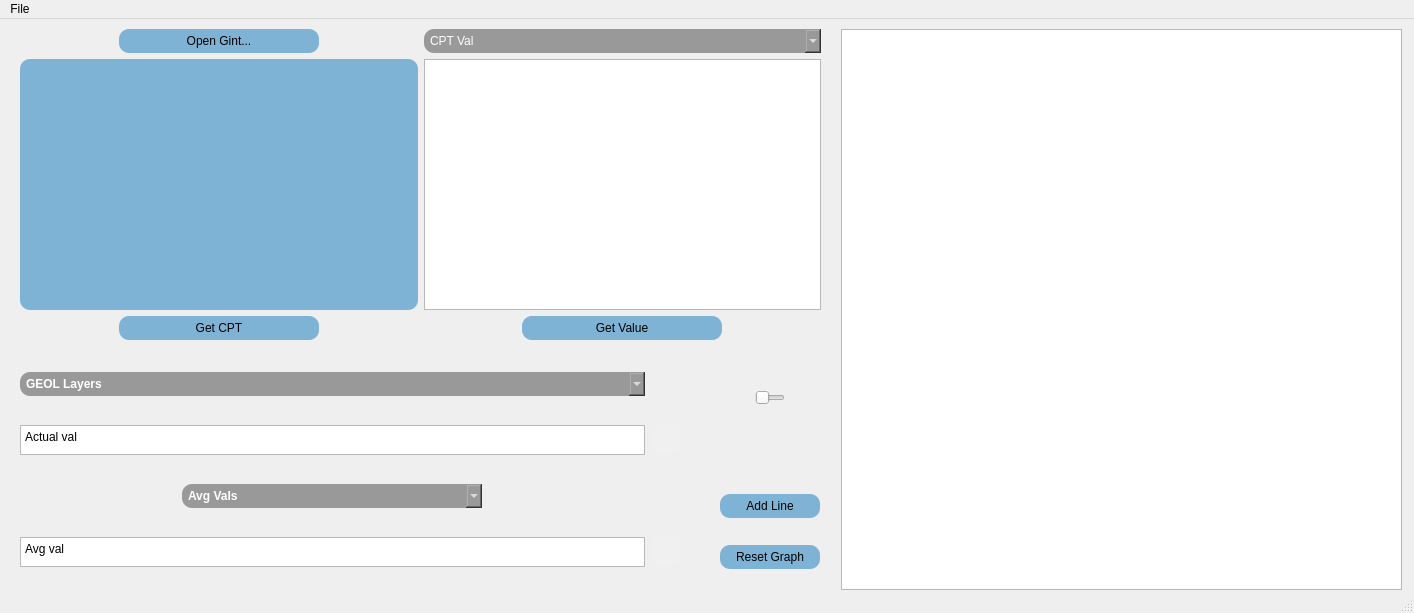
<?xml version="1.0" encoding="UTF-8"?>
<ui version="4.0">
 <class>MainWindow</class>
 <widget class="QMainWindow" name="MainWindow">
  <property name="geometry">
   <rect>
    <x>0</x>
    <y>0</y>
    <width>1414</width>
    <height>613</height>
   </rect>
  </property>
  <property name="sizePolicy">
   <sizepolicy hsizetype="Expanding" vsizetype="Expanding">
    <horstretch>0</horstretch>
    <verstretch>0</verstretch>
   </sizepolicy>
  </property>
  <property name="windowTitle">
   <string>AVG CPT Data</string>
  </property>
  <property name="windowIcon">
   <iconset>
    <normaloff>images/icon.ico</normaloff>images/icon.ico</iconset>
  </property>
  <widget class="QWidget" name="centralwidget">
   <property name="sizePolicy">
    <sizepolicy hsizetype="Expanding" vsizetype="Expanding">
     <horstretch>0</horstretch>
     <verstretch>0</verstretch>
    </sizepolicy>
   </property>
   <widget class="QWidget" name="horizontalLayoutWidget_2">
    <property name="geometry">
     <rect>
      <x>841</x>
      <y>10</y>
      <width>561</width>
      <height>561</height>
     </rect>
    </property>
    <layout class="QHBoxLayout" name="horizontalLayout_3">
     <property name="sizeConstraint">
      <enum>QLayout::SetMaximumSize</enum>
     </property>
     <item>
      <widget class="GraphicsLayoutWidget" name="plot_area">
       <property name="sizePolicy">
        <sizepolicy hsizetype="Expanding" vsizetype="Preferred">
         <horstretch>0</horstretch>
         <verstretch>0</verstretch>
        </sizepolicy>
       </property>
       <property name="minimumSize">
        <size>
         <width>0</width>
         <height>0</height>
        </size>
       </property>
       <property name="maximumSize">
        <size>
         <width>16777215</width>
         <height>16777215</height>
        </size>
       </property>
      </widget>
     </item>
    </layout>
   </widget>
   <widget class="QWidget" name="horizontalLayoutWidget_14">
    <property name="geometry">
     <rect>
      <x>20</x>
      <y>10</y>
      <width>801</width>
      <height>311</height>
     </rect>
    </property>
    <layout class="QHBoxLayout" name="horizontalLayout_7">
     <item>
      <layout class="QVBoxLayout" name="verticalLayout_2">
       <item>
        <layout class="QHBoxLayout" name="horizontalLayout_2">
         <item>
          <widget class="QPushButton" name="button_gint">
           <property name="minimumSize">
            <size>
             <width>200</width>
             <height>0</height>
            </size>
           </property>
           <property name="maximumSize">
            <size>
             <width>200</width>
             <height>16777215</height>
            </size>
           </property>
           <property name="font">
            <font>
             <family>Tahoma</family>
             <pointsize>9</pointsize>
            </font>
           </property>
           <property name="styleSheet">
            <string notr="true">QPushButton {
	font: 9pt &quot;Tahoma&quot;;
    background: #7FB3D5;
    border-radius: 10px;
    color: black;
	padding:5px;
}

QPushButton:selected { /* italicize selected tabs */
    color: black;
}

QPushButton:hover { /* italicize selected tabs */
    background: #58D68D;
}</string>
           </property>
           <property name="text">
            <string>Open Gint...</string>
           </property>
          </widget>
         </item>
        </layout>
       </item>
       <item>
        <widget class="QListWidget" name="point_table">
         <property name="font">
          <font>
           <family>Tahoma</family>
          </font>
         </property>
         <property name="styleSheet">
          <string notr="true">QListWidget {
	font: 9pt &quot;Tahoma&quot;;
    background: #7FB3D5;
    border-radius: 10px;
    color: black;
	padding:5px;
	setAlignment(Qt::AlignCenter);
}</string>
         </property>
        </widget>
       </item>
       <item>
        <layout class="QHBoxLayout" name="horizontalLayout_4">
         <item>
          <widget class="QPushButton" name="button_depth">
           <property name="minimumSize">
            <size>
             <width>200</width>
             <height>0</height>
            </size>
           </property>
           <property name="maximumSize">
            <size>
             <width>200</width>
             <height>16777215</height>
            </size>
           </property>
           <property name="styleSheet">
            <string notr="true">QPushButton {
	font: 9pt &quot;Tahoma&quot;;
    background: #7FB3D5;
    border-radius: 10px;
    color: black;
	padding:5px;
}

QPushButton:selected { /* italicize selected tabs */
    color: black;
}

QPushButton:hover { /* italicize selected tabs */
    background: #58D68D;
}</string>
           </property>
           <property name="text">
            <string>Get CPT</string>
           </property>
          </widget>
         </item>
        </layout>
       </item>
      </layout>
     </item>
     <item>
      <layout class="QVBoxLayout" name="verticalLayout_3">
       <item>
        <layout class="QHBoxLayout" name="horizontalLayout_9">
         <item>
          <widget class="QComboBox" name="cpt_table">
           <property name="styleSheet">
            <string notr="true">QComboBox {
	font: 9pt &quot;Tahoma&quot;;
    background: #999999;
    border-radius: 10px;
    color: white;
	padding: 4px;
	padding-left: 6px;
}

QComboBox:selected { /* italicize selected tabs */
    color: black;
}

QComboBox:hover { /* italicize selected tabs */
    background: #58D68D;
}</string>
           </property>
           <item>
            <property name="text">
             <string>CPT Val</string>
            </property>
           </item>
          </widget>
         </item>
        </layout>
       </item>
       <item>
        <widget class="QListWidget" name="depth_table">
         <property name="font">
          <font>
           <family>Tahoma</family>
          </font>
         </property>
        </widget>
       </item>
       <item>
        <layout class="QHBoxLayout" name="horizontalLayout_5">
         <item>
          <widget class="QPushButton" name="button_cpt_val">
           <property name="minimumSize">
            <size>
             <width>200</width>
             <height>0</height>
            </size>
           </property>
           <property name="maximumSize">
            <size>
             <width>200</width>
             <height>16777215</height>
            </size>
           </property>
           <property name="styleSheet">
            <string notr="true">QPushButton {
	font: 9pt &quot;Tahoma&quot;;
    background: #7FB3D5;
    border-radius: 10px;
    color: black;
	padding:5px;
}

QPushButton:selected { /* italicize selected tabs */
    color: black;
}

QPushButton:hover { /* italicize selected tabs */
    background: #58D68D;
}</string>
           </property>
           <property name="text">
            <string>Get Value</string>
           </property>
          </widget>
         </item>
        </layout>
       </item>
      </layout>
     </item>
    </layout>
   </widget>
   <widget class="QWidget" name="horizontalLayoutWidget_7">
    <property name="geometry">
     <rect>
      <x>20</x>
      <y>330</y>
      <width>661</width>
      <height>241</height>
     </rect>
    </property>
    <layout class="QHBoxLayout" name="horizontalLayout_8">
     <item>
      <layout class="QVBoxLayout" name="verticalLayout_4">
       <item>
        <layout class="QHBoxLayout" name="horizontalLayout_10">
         <item>
          <widget class="QComboBox" name="geol_layers">
           <property name="styleSheet">
            <string notr="true">QComboBox {
	font: 9pt &quot;Tahoma&quot;;
	font-weight: bold;
    background: #999999;
    border-radius: 10px;
    color: white;
	padding: 4px;
	padding-left: 6px;
}

QComboBox:selected { /* italicize selected tabs */
    color: black;
}

QComboBox:hover { /* italicize selected tabs */
    background: #58D68D;
}</string>
           </property>
           <item>
            <property name="text">
             <string>GEOL Layers</string>
            </property>
           </item>
          </widget>
         </item>
        </layout>
       </item>
       <item>
        <widget class="QPlainTextEdit" name="actual_val">
         <property name="maximumSize">
          <size>
           <width>16777215</width>
           <height>30</height>
          </size>
         </property>
         <property name="plainText">
          <string>Actual val</string>
         </property>
        </widget>
       </item>
       <item>
        <layout class="QHBoxLayout" name="horizontalLayout_11">
         <item>
          <widget class="QComboBox" name="avg_vals">
           <property name="maximumSize">
            <size>
             <width>300</width>
             <height>16777215</height>
            </size>
           </property>
           <property name="styleSheet">
            <string notr="true">QComboBox {
	font: 9pt &quot;Tahoma&quot;;
	font-weight: bold;
    background: #999999;
    border-radius: 10px;
    color: white;
	padding: 4px;
	padding-left: 6px;
}

QComboBox:selected { /* italicize selected tabs */
    color: black;
}

QComboBox:hover { /* italicize selected tabs */
    background: #58D68D;
}</string>
           </property>
           <item>
            <property name="text">
             <string>Avg Vals</string>
            </property>
           </item>
          </widget>
         </item>
        </layout>
       </item>
       <item>
        <widget class="QPlainTextEdit" name="average_val">
         <property name="maximumSize">
          <size>
           <width>16777215</width>
           <height>30</height>
          </size>
         </property>
         <property name="plainText">
          <string>Avg val</string>
         </property>
        </widget>
       </item>
      </layout>
     </item>
     <item>
      <layout class="QVBoxLayout" name="verticalLayout_6">
       <item>
        <spacer name="verticalSpacer_4">
         <property name="orientation">
          <enum>Qt::Vertical</enum>
         </property>
         <property name="sizeHint" stdset="0">
          <size>
           <width>20</width>
           <height>40</height>
          </size>
         </property>
        </spacer>
       </item>
       <item>
        <spacer name="verticalSpacer_7">
         <property name="orientation">
          <enum>Qt::Vertical</enum>
         </property>
         <property name="sizeHint" stdset="0">
          <size>
           <width>20</width>
           <height>40</height>
          </size>
         </property>
        </spacer>
       </item>
       <item>
        <spacer name="verticalSpacer">
         <property name="orientation">
          <enum>Qt::Vertical</enum>
         </property>
         <property name="sizeHint" stdset="0">
          <size>
           <width>20</width>
           <height>40</height>
          </size>
         </property>
        </spacer>
       </item>
       <item>
        <widget class="QPushButton" name="button_copy_actual">
         <property name="minimumSize">
          <size>
           <width>30</width>
           <height>30</height>
          </size>
         </property>
         <property name="maximumSize">
          <size>
           <width>30</width>
           <height>16777215</height>
          </size>
         </property>
         <property name="font">
          <font>
           <family>Tahoma</family>
           <pointsize>9</pointsize>
          </font>
         </property>
         <property name="styleSheet">
          <string notr="true">QPushButton {
	font: 9pt &quot;Tahoma&quot;;
    background: #f0f0f0;
    border-radius: 10px;
    color: black;
	padding:5px;
}

QPushButton:selected { /* italicize selected tabs */
    color: black;
}

QPushButton:hover { /* italicize selected tabs */
    background: #58D68D;
}</string>
         </property>
         <property name="text">
          <string/>
         </property>
        </widget>
       </item>
       <item>
        <spacer name="verticalSpacer_2">
         <property name="orientation">
          <enum>Qt::Vertical</enum>
         </property>
         <property name="sizeHint" stdset="0">
          <size>
           <width>20</width>
           <height>40</height>
          </size>
         </property>
        </spacer>
       </item>
       <item>
        <spacer name="verticalSpacer_5">
         <property name="orientation">
          <enum>Qt::Vertical</enum>
         </property>
         <property name="sizeHint" stdset="0">
          <size>
           <width>20</width>
           <height>40</height>
          </size>
         </property>
        </spacer>
       </item>
       <item>
        <spacer name="verticalSpacer_6">
         <property name="orientation">
          <enum>Qt::Vertical</enum>
         </property>
         <property name="sizeHint" stdset="0">
          <size>
           <width>20</width>
           <height>40</height>
          </size>
         </property>
        </spacer>
       </item>
       <item>
        <widget class="QPushButton" name="button_copy_avg">
         <property name="minimumSize">
          <size>
           <width>30</width>
           <height>30</height>
          </size>
         </property>
         <property name="maximumSize">
          <size>
           <width>30</width>
           <height>16777215</height>
          </size>
         </property>
         <property name="font">
          <font>
           <family>Tahoma</family>
           <pointsize>9</pointsize>
          </font>
         </property>
         <property name="styleSheet">
          <string notr="true">QPushButton {
	font: 9pt &quot;Tahoma&quot;;
    background: #f0f0f0;
    border-radius: 10px;
    color: black;
	padding:5px;
}

QPushButton:selected { /* italicize selected tabs */
    color: black;
}

QPushButton:hover { /* italicize selected tabs */
    background: #58D68D;
}</string>
         </property>
         <property name="text">
          <string/>
         </property>
        </widget>
       </item>
       <item>
        <spacer name="verticalSpacer_3">
         <property name="orientation">
          <enum>Qt::Vertical</enum>
         </property>
         <property name="sizeHint" stdset="0">
          <size>
           <width>20</width>
           <height>40</height>
          </size>
         </property>
        </spacer>
       </item>
      </layout>
     </item>
    </layout>
   </widget>
   <widget class="QWidget" name="verticalLayoutWidget_5">
    <property name="geometry">
     <rect>
      <x>720</x>
      <y>330</y>
      <width>101</width>
      <height>241</height>
     </rect>
    </property>
    <layout class="QVBoxLayout" name="verticalLayout_7">
     <item>
      <spacer name="verticalSpacer_14">
       <property name="orientation">
        <enum>Qt::Vertical</enum>
       </property>
       <property name="sizeHint" stdset="0">
        <size>
         <width>20</width>
         <height>40</height>
        </size>
       </property>
      </spacer>
     </item>
     <item>
      <spacer name="verticalSpacer_15">
       <property name="orientation">
        <enum>Qt::Vertical</enum>
       </property>
       <property name="sizeHint" stdset="0">
        <size>
         <width>20</width>
         <height>40</height>
        </size>
       </property>
      </spacer>
     </item>
     <item>
      <layout class="QHBoxLayout" name="horizontalLayout">
       <item>
        <widget class="QSlider" name="horizontalSlider">
         <property name="maximumSize">
          <size>
           <width>30</width>
           <height>16777215</height>
          </size>
         </property>
         <property name="maximum">
          <number>1</number>
         </property>
         <property name="orientation">
          <enum>Qt::Horizontal</enum>
         </property>
        </widget>
       </item>
      </layout>
     </item>
     <item>
      <spacer name="verticalSpacer_8">
       <property name="orientation">
        <enum>Qt::Vertical</enum>
       </property>
       <property name="sizeHint" stdset="0">
        <size>
         <width>20</width>
         <height>40</height>
        </size>
       </property>
      </spacer>
     </item>
     <item>
      <spacer name="verticalSpacer_11">
       <property name="orientation">
        <enum>Qt::Vertical</enum>
       </property>
       <property name="sizeHint" stdset="0">
        <size>
         <width>20</width>
         <height>40</height>
        </size>
       </property>
      </spacer>
     </item>
     <item>
      <spacer name="verticalSpacer_12">
       <property name="orientation">
        <enum>Qt::Vertical</enum>
       </property>
       <property name="sizeHint" stdset="0">
        <size>
         <width>20</width>
         <height>40</height>
        </size>
       </property>
      </spacer>
     </item>
     <item>
      <spacer name="verticalSpacer_13">
       <property name="orientation">
        <enum>Qt::Vertical</enum>
       </property>
       <property name="sizeHint" stdset="0">
        <size>
         <width>20</width>
         <height>40</height>
        </size>
       </property>
      </spacer>
     </item>
     <item>
      <widget class="QPushButton" name="graph_button">
       <property name="minimumSize">
        <size>
         <width>100</width>
         <height>0</height>
        </size>
       </property>
       <property name="maximumSize">
        <size>
         <width>100</width>
         <height>16777215</height>
        </size>
       </property>
       <property name="styleSheet">
        <string notr="true">QPushButton {
	font: 9pt &quot;Tahoma&quot;;
    background: #7FB3D5;
    border-radius: 10px;
    color: black;
	padding:5px;
}

QPushButton:selected { /* italicize selected tabs */
    color: black;
}

QPushButton:hover { /* italicize selected tabs */
    background: #58D68D;
}</string>
       </property>
       <property name="text">
        <string>Add Line</string>
       </property>
      </widget>
     </item>
     <item>
      <spacer name="verticalSpacer_9">
       <property name="orientation">
        <enum>Qt::Vertical</enum>
       </property>
       <property name="sizeHint" stdset="0">
        <size>
         <width>20</width>
         <height>40</height>
        </size>
       </property>
      </spacer>
     </item>
     <item>
      <widget class="QPushButton" name="button_reset">
       <property name="minimumSize">
        <size>
         <width>100</width>
         <height>0</height>
        </size>
       </property>
       <property name="maximumSize">
        <size>
         <width>100</width>
         <height>16777215</height>
        </size>
       </property>
       <property name="styleSheet">
        <string notr="true">QPushButton {
	font: 9pt &quot;Tahoma&quot;;
    background: #7FB3D5;
    border-radius: 10px;
    color: black;
	padding:5px;
}

QPushButton:selected { /* italicize selected tabs */
    color: black;
}

QPushButton:hover { /* italicize selected tabs */
    background: #58D68D;
}</string>
       </property>
       <property name="text">
        <string>Reset Graph</string>
       </property>
      </widget>
     </item>
     <item>
      <spacer name="verticalSpacer_10">
       <property name="orientation">
        <enum>Qt::Vertical</enum>
       </property>
       <property name="sizeHint" stdset="0">
        <size>
         <width>20</width>
         <height>40</height>
        </size>
       </property>
      </spacer>
     </item>
    </layout>
   </widget>
  </widget>
  <widget class="QMenuBar" name="menubar">
   <property name="geometry">
    <rect>
     <x>0</x>
     <y>0</y>
     <width>1414</width>
     <height>21</height>
    </rect>
   </property>
   <widget class="QMenu" name="menuFile">
    <property name="title">
     <string>File</string>
    </property>
    <addaction name="separator"/>
    <addaction name="actionSave_results"/>
   </widget>
   <addaction name="menuFile"/>
  </widget>
  <widget class="QStatusBar" name="statusbar"/>
  <action name="actionOpen_folder">
   <property name="enabled">
    <bool>true</bool>
   </property>
   <property name="text">
    <string>Open folder...</string>
   </property>
  </action>
  <action name="actionSave_results">
   <property name="enabled">
    <bool>true</bool>
   </property>
   <property name="text">
    <string>Open...</string>
   </property>
  </action>
  <action name="actionOpen_file">
   <property name="text">
    <string>Open file(s)...</string>
   </property>
  </action>
 </widget>
 <customwidgets>
  <customwidget>
   <class>GraphicsLayoutWidget</class>
   <extends>QGraphicsView</extends>
   <header>pyqtgraph</header>
  </customwidget>
 </customwidgets>
 <resources/>
 <connections/>
</ui>
